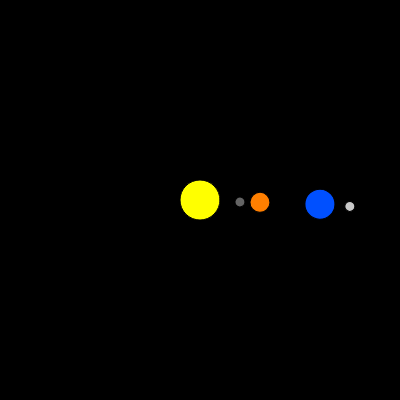
Frame 1 (no input)
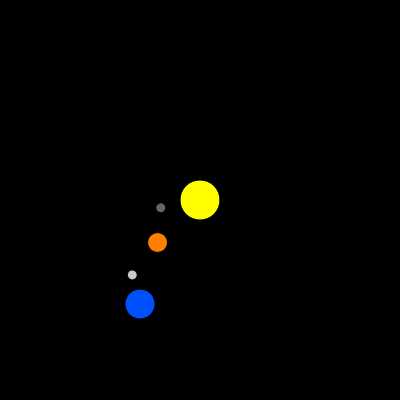
Frame 60 (no input)
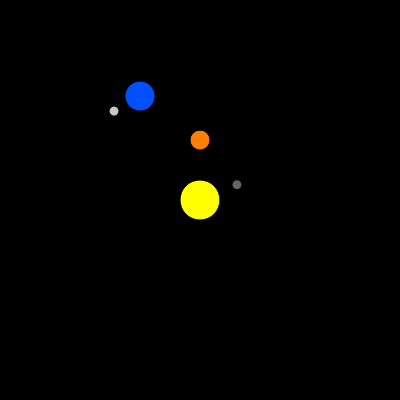
Frame 120 (the mouse pressed at the canvas centre since frame 60)

The p5.js sketch that drew these frames (run headless with seeded random() and noise() and a simulated clock; from frame 60 on, the mouse is pressed at the canvas centre):

// p5.js sketch
// ── sketch.js
function setup() {
  createCanvas(400, 400);
}

function draw() {
  background(0);
  fill(255,255,0);
  //the sun
  ellipse(width/2, height/2, 40,40);
  
  //translate origin to center of sun
  translate(width/2, height/2);
  //mercury
  push();
  fill(100);
  rotate(frameCount * PI/64);
  ellipse(40, 0, 10,10);
  pop();
  
  //venus
  push();
  fill(255,127,0);
  rotate(frameCount * PI/80);
  ellipse(60, 0, 20,20);
  pop();
  
  //earf
  push();
  fill(0,80,255);
  rotate(frameCount * PI/90);
  ellipse(120,0,30,30);
    translate(120,0);
    rotate(frameCount * PI/80);
    fill(200);
    ellipse(30, 0, 10,10);
  pop();
}
